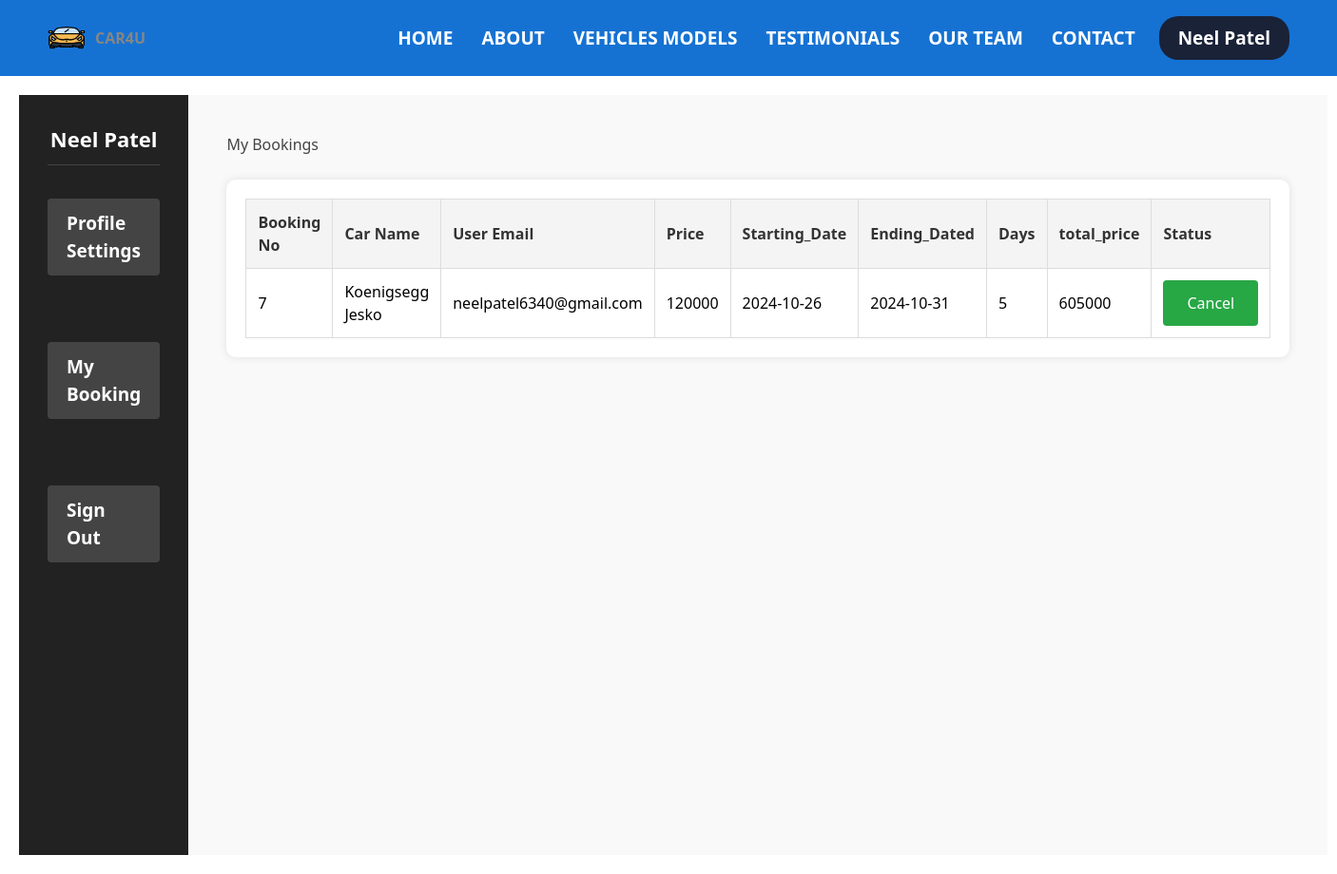
The page /userBooking.php (signed in) on the database its author committed.
### tables this page shows
CREATE TABLE `tblbooking` (
  `id` int(50) NOT NULL,
  `name` varchar(200) NOT NULL,
  `email` varchar(200) NOT NULL,
  `price` int(50) NOT NULL,
  `starting_date` date NOT NULL,
  `ending_date` date NOT NULL,
  `days` int(50) NOT NULL,
  `total_price` int(200) NOT NULL,
  `status` varchar(200) DEFAULT NULL
);

### userBooking.php (the view, shortened to what this page needs)
<?php
include("conn.php");
$bookingQuery = "SELECT * FROM tblbooking WHERE email = '{$_SESSION['email']}'";
$bookingResult = $conn->query($bookingQuery);
?>
<!DOCTYPE html>
<html lang="en">
<head>
    <link rel="stylesheet" href="index.css">
    <link href="https://cdn.jsdelivr.net/npm/tailwindcss@2.2.19/dist/tailwind.min.css" rel="stylesheet">
</head>
<body style="background:white">
<header style="background: rgba(21, 114, 211, 1);">
        <div class="logo">
            <img src="images/Icons/car.png" alt="Car Rental Logo">
            <h1>CAR4U</h1>
        </div>
        <nav>
            <ul>
                <li><a href="home.php"  style="color: white;font-weight: 900">HOME</a></li>
                <li><a href="about.php"  style="color: white;font-weight: 900">ABOUT</a></li>
                <li><a href="collection.php"  style="color: white;font-weight: 900">VEHICLES MODELS</a></li>
                <li><a href="ternmin.php"  style="color: white;font-weight: 900">TESTIMONIALS</a></li>
                <li><a href="team2.php"  style="color: white;font-weight: 900">OUR TEAM</a></li>
                <li><a href="contact.php"  style="color: white;font-weight: 900">CONTACT</a></li>
                <?php
                   if(!isset($_SESSION['user_name']))
                    {
                ?>
                <li><a href="login.php" class="register-btn" id="lr">Register</a></li>
                  <?php }
                  else{
                    ?>
                <li><a href="profile.php" class="register-btn" id="lr"><?php echo $_SESSION['user_name'] ?></a></li>
                <?php
                  }
                ?>
            </ul>
        </nav>
    </header>
    <div class="container">
        <aside class="sidebar">
            <div class="profile-section">
                <h2><?php echo $_SESSION['user_name']; ?></h2>
            </div>
            <nav >
                <ul class="pronav">
                    <li><a href="profile.php">Profile Settings</a></li>
                    <li><a href="userBooking.php">My Booking</a></li>
                    <li><a href="logout.php">Sign Out</a></li>
                </ul>
            </nav>
        </aside>
        <main class="main">
            <section id="my-bookings">
                <h2>My Bookings</h2>
                <div class="booking-container">
                     <?php if ($bookingResult->num_rows > 0): ?>
                        <table>
                            <thead>
                                <tr>
                                    <th>Booking No</th>
                                    <th>Car Name</th>
                                    <th>User Email</th>
                                    <th>Price</th>
                                    <th>Starting_Date</th>
                                    <th>Ending_Dated</th>
                                    <th>Days</th>
                                    <th>total_price</th>
                                    <th>Status</th>
                                </tr>
                            </thead>
                            <tbody>
                                <?php while ($row = $bookingResult->fetch_assoc()): ?>
                                    <tr>
                                        <td><?php echo $row['id']; ?></td>
                                        <td><?php echo $row['name']; ?></td>
                                        <td><?php echo $row['email']; ?></td>
                                        <td><?php echo $row['price']; ?></td>
                                        <td><?php echo $row['starting_date']; ?></td>
                                        <td><?php echo $row['ending_date']; ?></td>
                                        <td><?php echo $row['days']; ?></td>
                                        <td><?php echo $row['total_price']; ?></td>
                                        <td ><button class="btn btn-success"><?php echo $row['status']; ?></button></td>
                                    </tr>
                                <?php endwhile; ?>
                            </tbody>
                        </table>
                    <?php else: ?>
                        <p>No bookings found.</p>
                    <?php endif; ?>
                </div>
            </section>
        </main>
    </div>
</body>
</html>

### index.css (style rules this page uses)
* { margin: 0; padding: 0; box-sizing: border-box; }
body { font-family: Garamond, serif; background: linear-gradient(to right, #6a11cb, #2575fc); background-size: cover; position: relative; top: 0%; left: 0%; min-width: 100%; min-height: 100%; width: auto; height: auto; background-size: cover; }
header { display: flex; justify-content: space-between; align-items: center; padding: 20px 50px; background: rgba(0, 0, 0, 0.5); backdrop-filter: blur(10px); }
.logo { display: flex; align-items: center; }
.logo { color: #fff; background: linear-gradient(to right, #9f9f9f 0, #fff 10%, #868686 20%); background-position: 0; -webkit-background-clip: text; -webkit-text-fill-color: transparent; animation: shine 3s infinite linear; animation-fill-mode: forwards; -webkit-text-size-adjust: none; font-weight: 600; font-size: 16px; text-decoration: none; white-space: nowrap; }
.logo img { width: 40px; margin-right: 10px; }
nav { position: relative; width: auto; height: auto; background-color: transparent; align-items: center; justify-content: center; }
nav ul { list-style: none; display: flex; gap: 20px; font-size: 19px; font-weight: 600; align-items: center; }
nav a { font-size: 19px; text-decoration: none; color: white; padding: 10px 5px; }
.register-btn { padding: 10px 20px; background-color: #1A2238; color: #fff; border-radius: 20px; transition: background-color 0.6s; }
a { color: #333; font-size: 14px; text-decoration: none; margin: 15px 0; }
.container { display: flex; margin: 20px; }
button { margin-top: 10px; padding: 10px 15px; background-color: #ff9800; color: #fff; border: none; border-radius: 4px; cursor: pointer; }

### userBooking.php (style rules this page uses)
* { margin: 0; padding: 0; box-sizing: border-box; }
.container { display: flex; min-height: 100vh; }
.sidebar { width: 260px; background-color: #222; padding: 30px; color: #fff; }
.sidebar h2 { text-align: center; margin-bottom: 20px; font-size: 22px; font-weight: 600; border-bottom: 1px solid #444; padding-bottom: 10px; }
.sidebar nav ul { list-style-type: none; padding: 0; display:flex; margin-bottom:10px; flex-direction:column; }
.sidebar nav ul li { margin-bottom: 20px; }
.sidebar nav ul li a { text-decoration: none; color: #fff; display: block; padding: 12px 20px; border-radius: 4px; background-color: #444; text-align: left; transition: background-color 0.3s ease; }
.main { flex: 1; padding: 40px; background-color: #f9f9f9; }
.main h2 { margin-bottom: 25px; color: #444; }
.booking-container { background-color: #fff; padding: 20px; border-radius: 10px; box-shadow: 0 0 10px rgba(0, 0, 0, 0.1); margin-bottom: 30px; }
table { width: 100%; border-collapse: collapse; }
table, th, td { border: 1px solid #ddd; }
th, td { padding: 12px; text-align: left; }
th { background-color: #f4f4f4; color: #333; }
button { padding: 12px 25px; background-color: #28a745; color: #fff; border: none; border-radius: 4px; cursor: pointer; font-size: 16px; }
nav ul li a::before { position: absolute; color: #ffd277; display: flex; align-items: center; justify-content: center; border-radius: 8px; transition-duration: 1s; background-color: rgba(0, 0, 0, 0.842); background-size: 200%; }
.register-btn { padding: 10px 20px; background-color: #1A2238; color: #fff; border-radius: 20px; transition: background-color 0.6s; }

### rows shown on the page
tblbooking: id "7", name "Koenigsegg Jesko", email "neelpatel6340@gmail.com", price "120000", starting_date "2024-10-26", ending_date "2024-10-31", days "5", total_price "605000", status "Cancel"

### other values the page prints
$_SESSION['user_name'] "Neel Patel"
